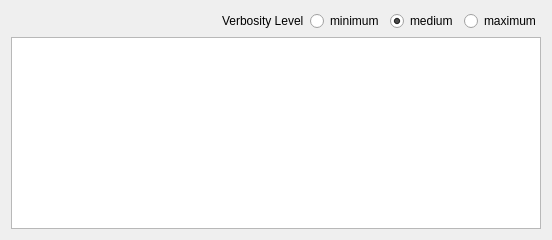
                 <widget class="QWidget" name="tab">
                  <attribute name="title">
                   <string>Notes</string>
                  </attribute>
                  <layout class="QGridLayout" name="gridLayout_6">
                   <item row="0" column="0">
                    <spacer name="horizontalSpacer_9">
                     <property name="orientation">
                      <enum>Qt::Horizontal</enum>
                     </property>
                     <property name="sizeHint" stdset="0">
                      <size>
                       <width>205</width>
                       <height>20</height>
                      </size>
                     </property>
                    </spacer>
                   </item>
                   <item row="0" column="1">
                    <widget class="QLabel" name="label_35">
                     <property name="text">
                      <string>Verbosity Level</string>
                     </property>
                    </widget>
                   </item>
                   <item row="0" column="2">
                    <widget class="QRadioButton" name="notesMinimumVerbosity_radioButton">
                     <property name="text">
                      <string>minimum</string>
                     </property>
                    </widget>
                   </item>
                   <item row="0" column="3">
                    <widget class="QRadioButton" name="notesMediumVerbosity_radioButton">
                     <property name="text">
                      <string>medium</string>
                     </property>
                     <property name="checked">
                      <bool>true</bool>
                     </property>
                    </widget>
                   </item>
                   <item row="0" column="4">
                    <widget class="QRadioButton" name="notesMaximumVerbosity_radioButton">
                     <property name="text">
                      <string>maximum</string>
                     </property>
                    </widget>
                   </item>
                   <item row="1" column="0" colspan="5">
                    <widget class="QTextBrowser" name="notesBrowser"/>
                   </item>
                  </layout>
                 </widget>
